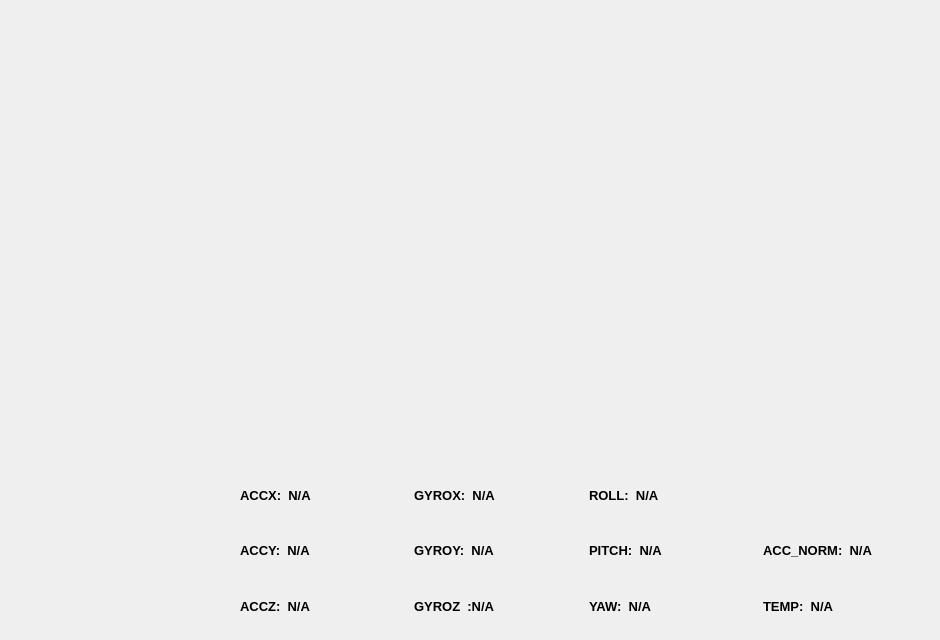
    <widget class="QWidget" name="page_9">
     <widget class="QWidget" name="layoutWidget">
      <property name="geometry">
       <rect>
        <x>240</x>
        <y>470</y>
        <width>691</width>
        <height>161</height>
       </rect>
      </property>
      <layout class="QGridLayout" name="gridLayout_9">
       <item row="0" column="0">
        <widget class="QLabel" name="label_accx">
         <property name="font">
          <font>
           <pointsize>10</pointsize>
           <weight>75</weight>
           <bold>true</bold>
          </font>
         </property>
         <property name="text">
          <string>ACCX:  N/A</string>
         </property>
        </widget>
       </item>
       <item row="0" column="1">
        <widget class="QLabel" name="label_gyrox">
         <property name="font">
          <font>
           <pointsize>10</pointsize>
           <weight>75</weight>
           <bold>true</bold>
          </font>
         </property>
         <property name="text">
          <string>GYROX:  N/A</string>
         </property>
        </widget>
       </item>
       <item row="0" column="2">
        <widget class="QLabel" name="label_roll">
         <property name="font">
          <font>
           <pointsize>10</pointsize>
           <weight>75</weight>
           <bold>true</bold>
          </font>
         </property>
         <property name="text">
          <string>ROLL:  N/A</string>
         </property>
        </widget>
       </item>
       <item row="0" column="3">
        <widget class="QLabel" name="label_null">
         <property name="font">
          <font>
           <pointsize>10</pointsize>
           <weight>75</weight>
           <bold>true</bold>
          </font>
         </property>
         <property name="text">
          <string/>
         </property>
        </widget>
       </item>
       <item row="1" column="0">
        <widget class="QLabel" name="label_accy">
         <property name="font">
          <font>
           <pointsize>10</pointsize>
           <weight>75</weight>
           <bold>true</bold>
          </font>
         </property>
         <property name="text">
          <string>ACCY:  N/A</string>
         </property>
        </widget>
       </item>
       <item row="1" column="1">
        <widget class="QLabel" name="label_gyroy">
         <property name="font">
          <font>
           <pointsize>10</pointsize>
           <weight>75</weight>
           <bold>true</bold>
          </font>
         </property>
         <property name="text">
          <string>GYROY:  N/A</string>
         </property>
        </widget>
       </item>
       <item row="1" column="2">
        <widget class="QLabel" name="label_pitch">
         <property name="font">
          <font>
           <pointsize>10</pointsize>
           <weight>75</weight>
           <bold>true</bold>
          </font>
         </property>
         <property name="text">
          <string>PITCH:  N/A</string>
         </property>
        </widget>
       </item>
       <item row="1" column="3">
        <widget class="QLabel" name="label_normacc">
         <property name="font">
          <font>
           <pointsize>10</pointsize>
           <weight>75</weight>
           <bold>true</bold>
          </font>
         </property>
         <property name="text">
          <string>ACC_NORM:  N/A</string>
         </property>
        </widget>
       </item>
       <item row="2" column="0">
        <widget class="QLabel" name="label_accz">
         <property name="font">
          <font>
           <pointsize>10</pointsize>
           <weight>75</weight>
           <bold>true</bold>
          </font>
         </property>
         <property name="text">
          <string>ACCZ:  N/A</string>
         </property>
        </widget>
       </item>
       <item row="2" column="1">
        <widget class="QLabel" name="label_gyroz">
         <property name="font">
          <font>
           <pointsize>10</pointsize>
           <weight>75</weight>
           <bold>true</bold>
          </font>
         </property>
         <property name="text">
          <string>GYROZ  :N/A</string>
         </property>
        </widget>
       </item>
       <item row="2" column="2">
        <widget class="QLabel" name="label_yaw">
         <property name="font">
          <font>
           <pointsize>10</pointsize>
           <weight>75</weight>
           <bold>true</bold>
          </font>
         </property>
         <property name="text">
          <string>YAW:  N/A</string>
         </property>
        </widget>
       </item>
       <item row="2" column="3">
        <widget class="QLabel" name="label_temp">
         <property name="font">
          <font>
           <pointsize>10</pointsize>
           <weight>75</weight>
           <bold>true</bold>
          </font>
         </property>
         <property name="text">
          <string>TEMP:  N/A</string>
         </property>
        </widget>
       </item>
      </layout>
     </widget>
    </widget>
